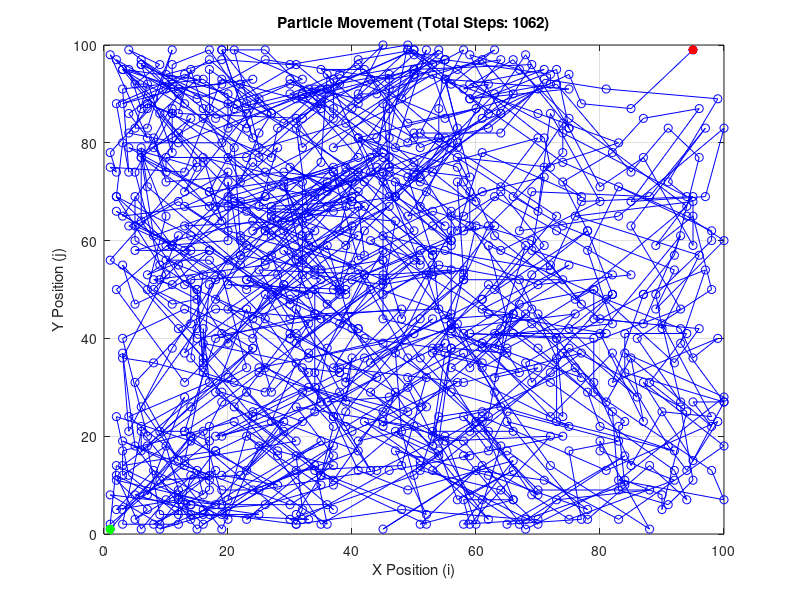

The MATLAB script that drew this image:
function steps = particle_simulation()
    % This function simulates the movement of a particle in a 100x100 grid.
    % It returns the total number of steps taken to reach the endpoint.
    % Source for function definition: Lecture Slide 73

    % --- Initialization ---
    i = 1;      % Starting x-coordinate (Lecture Slide 13: Variable assignment)
    j = 1;      % Starting y-coordinate
    steps = 0;  % Initialize step counter to 0
    
    % Vectors to store the path history for plotting
    % We initialize them with the starting position.
    % Source for vectors: Lecture Slide 30 / Tutorial 2
    path_i = [1]; 
    path_j = [1];

    % Display header for the table of m and n values (Task b)
    % Source for fprintf: Lecture Slide 26 / Tutorial 1 Q6
    fprintf('k\tm\tn\n'); 

    % --- Simulation Loop ---
    % The particle continues moving while EITHER i OR j is <= 90.
    % It stops only when BOTH i > 90 AND j > 90.
    % Source for while loop: Lecture Slide 130 / Tutorial 8 Q1
    % Source for logical operators (|| for OR): Lecture Slide 124 / Tutorial 6 Q8
    while (i <= 90 || j <= 90)
        
        % Increment step counter
        steps = steps + 1;
        
        % Generate random steps m and n between -20 and 20
        % Source for randi: Lecture Slide 47 / Tutorial 9 Q6
        m = randi([-20, 20]);
        n = randi([-20, 20]);
        
        % Print the values of step k, m, and n (Task b)
        % \t is a tab space, \n is a new line
        fprintf('%d\t%d\t%d\n', steps, m, n);
        
        % Calculate tentative new positions
        next_i = i + m;
        next_j = j + n;
        
        % --- Boundary Checks (Bouncing Logic) ---
        % Source for if-elseif-else: Lecture Slide 113 / Tutorial 6
        
        % Check X-boundary (i)
        if next_i > 100
            % If it crosses the right border (100), it bounces back.
            % Example: At 95, step 10 -> 105. Excess is 5. Position becomes 100 - 5 = 95.
            % Formula: 100 - (next_i - 100) = 200 - next_i
            i = 200 - next_i;
        elseif next_i < 1
            % If it crosses the left border (1), it bounces forward.
            % Example: At 5, step -10 -> -5. Excess is 6 (dist to 1). Position 1 + 6 = 7.
            % Formula: 1 + (1 - next_i) = 2 - next_i
            i = 2 - next_i;
        else
            % No boundary crossing
            i = next_i;
        end
        
        % Check Y-boundary (j) - Same logic as above
        if next_j > 100
            j = 200 - next_j;
        elseif next_j < 1
            j = 2 - next_j;
        else
            j = next_j;
        end
        
        % Append the new position to the history vectors for plotting
        % Source for appending to vector: Lecture Slide 46 / Tutorial 7 Q6
        path_i = [path_i, i];
        path_j = [path_j, j];
        
    end
    
    % --- Plotting (Task c) ---
    % Source for figure: Lecture Slide 84
    figure(1); 
    
    % Plot the path in blue
    % Source for plot: Lecture Slide 82 / Tutorial 5 Q1
    plot(path_i, path_j, 'b-o'); 
    
    % Keep the plot active to add start/end points
    % Source for hold on: Lecture Slide 84
    hold on; 
    
    % Plot start point (1,1) as a green dot ('g.') with larger marker size
    plot(1, 1, 'g.', 'MarkerSize', 20); 
    
    % Plot end point (current i,j) as a red dot ('r.')
    plot(path_i(end), path_j(end), 'r.', 'MarkerSize', 20);
    
    % Add grid and labels
    % Source for grid/labels: Lecture Slide 83 / Tutorial 5 Q1
    grid on;
    xlabel('X Position (i)');
    ylabel('Y Position (j)');
    title(['Particle Movement (Total Steps: ', num2str(steps), ')']);
    
    % Set axis limits to match the domain size
    axis([0 100 0 100]);
    
    hold off;
end